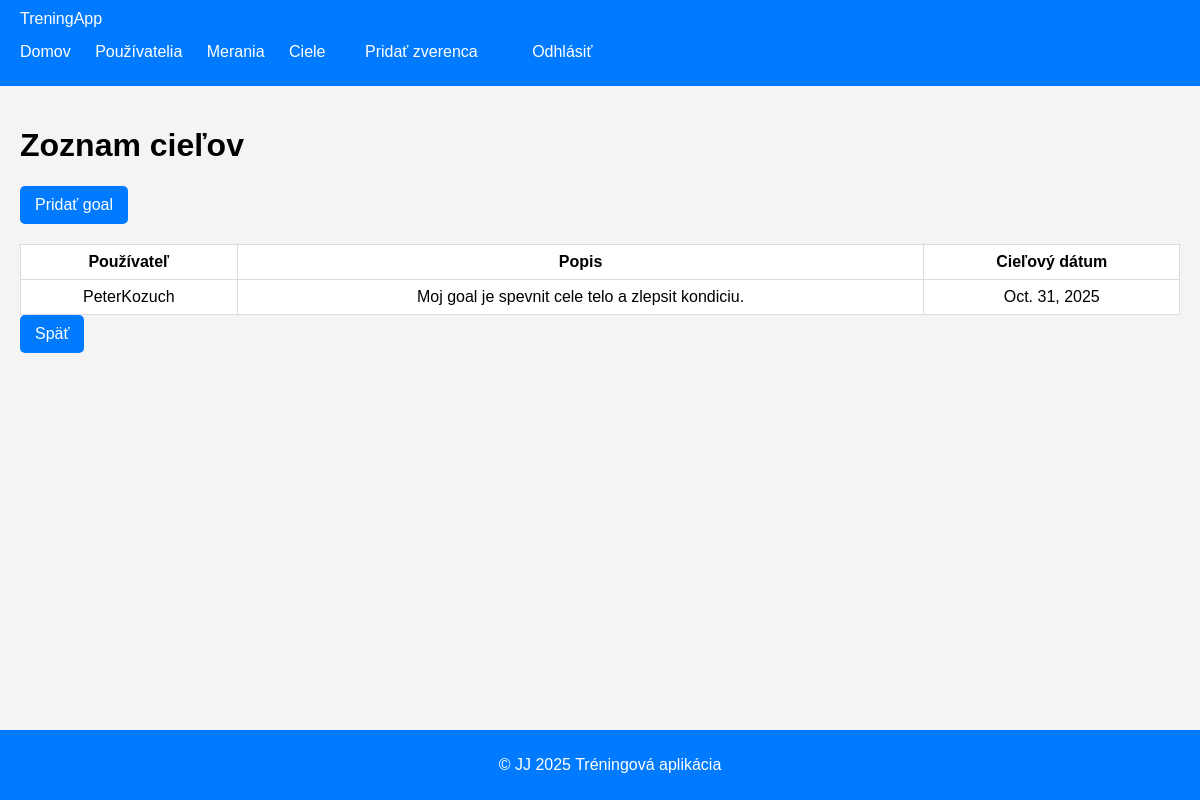
Screenshot of /goals/ (signed in) with the database file from the repository.
### core/models.py (models this page shows, shortened)
class Goal(models.Model):
    user = models.ForeignKey(CustomUser, on_delete=models.CASCADE)
    description = models.TextField()
    target_date = models.DateField()
    is_completed = models.BooleanField(default=False)

class CustomUser(AbstractUser):
    ROLE_CHOICES = (
        ('trainer', 'Trainer'),
        ('trainee', 'Trainee'),
    )
    role = models.CharField(max_length=10, choices=ROLE_CHOICES, default='trainee')
    head_trainer = models.ForeignKey(
        'self',
        on_delete=models.SET_NULL,
        null=True,
        blank=True,
        related_name='trainees'
    )
    helpers = models.ManyToManyField(
        'self',
        blank=True,
        symmetrical=False,
        related_name='main_trainer'
    )

### core/views.py (the view)
# urls.py: path('goals/', views.goal_list, name='goal_list'),
@login_required
def goal_list(request):
    user = request.user
    if user.role == 'trainer':
        goals = Goal.objects.filter(user__in=user.trainees.all())
    else:
        goals = Goal.objects.filter(user=user)
    return render(request, 'core/goal_list.html', {'goals': goals})

### core/templates/core/goal_list.html (shortened to what this page needs)
{% extends 'base.html' %}
{% block content %}
    <h1>Zoznam cieľov</h1>
    <a href="{% url 'add_goal' %}" class="btn-blue">Pridať goal</a>
    <table class="styled-table">
        <thead>
            <tr>
                <th>Používateľ</th>
                <th>Popis</th>
                <th>Cieľový dátum</th>
            </tr>
        </thead>
        <tbody>
            {% for g in goals %}
            <tr>
                <td>{{ g.user.username }}</td>
                <td>{{ g.description }}</td>
                <td>{{ g.target_date }}</td>
            </tr>
            {% empty %}
            <tr>
                <td colspan="3" class="no-data">Žiadne ciele</td>
            </tr>
            {% endfor %}
        </tbody>
    </table>
    <a href="{% url 'home' %}" class="btn-blue">Späť</a>
{% endblock %}

### core/static/core/style.css (style rules this page uses)
body { font-family: Arial, sans-serif; margin: 0; padding: 0; background: #f4f4f4; }
.btn-blue { background-color: #007BFF; color: white; border: none; padding: 10px 15px; border-radius: 5px; cursor: pointer; text-decoration: none; display: inline-block; transition: background-color 0.3s ease; }
table { width: 100%; border-collapse: collapse; background: white; margin-top: 20px; }
table th, table td { border: 1px solid #ddd; padding: 8px; text-align: center; }

### rows the page displays
Goal: user.username "PeterKozuch", description "Moj goal je spevnit cele telo a zlepsit kondiciu.", target_date "Oct. 31, 2025"
